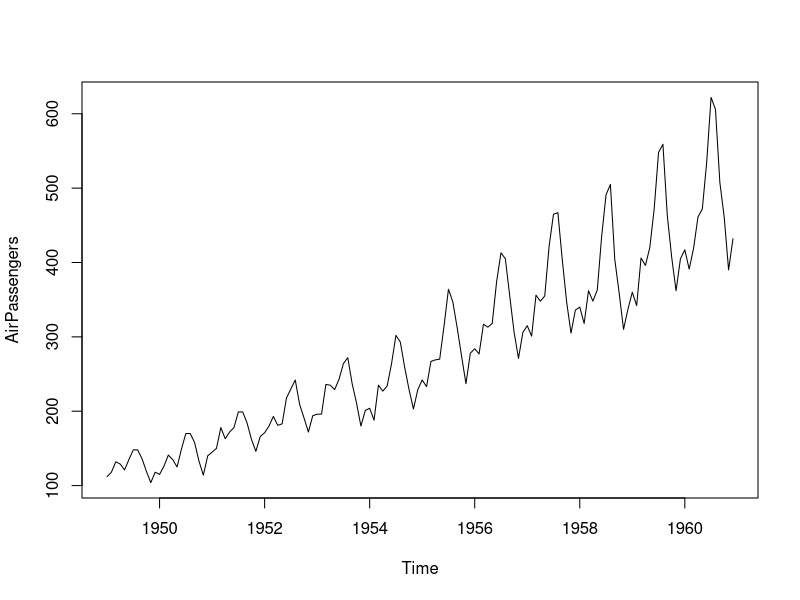
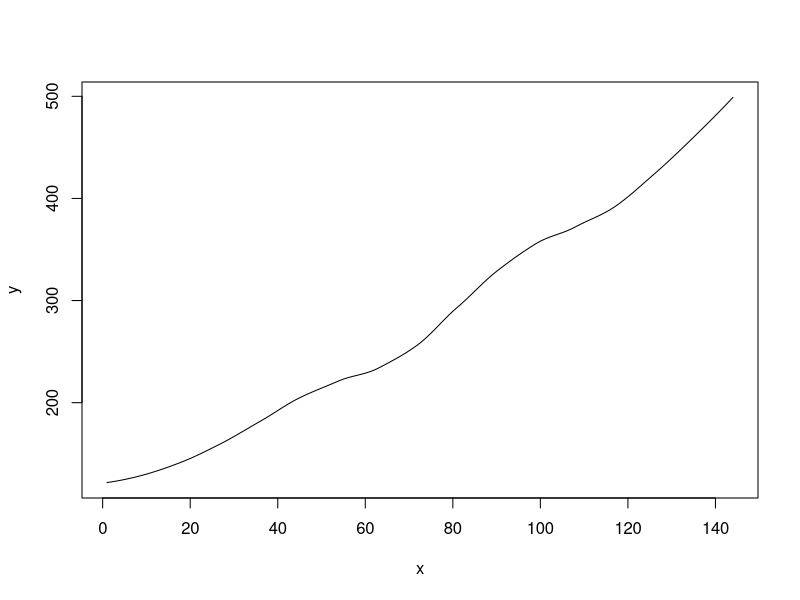

These figures' R source, in order:
## ---- chunk 1
rm(list=ls())
options(scipen=999) # Turn off scientific notation
knitr::opts_chunk$set(echo=FALSE)

# load libraries
library(tidyverse)

# laod data
data("AirPassengers")
## ---- chunk 2
analytic <- data.frame(
  x = 1:length(AirPassengers),
  y = as.vector(AirPassengers)
)

fit <- loess(y ~ x, data=analytic, span=0.40)
## ---- chunk 3
plot(AirPassengers)
## ---- chunk 4
data.frame(
  x = 1:length(AirPassengers),
  y = predict(fit)
) %>% plot(type="l")
## ---- chunk 5
analytic %>%
  mutate(
    `Year` = 1949 + floor((x-1)/12)
  ) %>%
  group_by(Year) %>%
  summarize(
    `Mean Passengers` = mean(y),
    .groups = "drop"
  ) %>% knitr::kable(
    format="pandoc",
    booktabs = TRUE,
    align = 'r',
    digits = 1,
    caption = 'Mean Air Passengers each Year from 1949-1961'
  )
## ---- chunk 6
# suppressMessages(
#   {
#     tbl <- analytic %>%
#       mutate(
#         `Year` = 1949 + floor((x-1)/12)
#       ) %>%
#       group_by(Year) %>%
#       summarize(
#         `Mean Passengers` = mean(y)
#       ) %>% knitr::kable(
#         format="pandoc",
#         booktabs = TRUE,
#         align = 'r',
#         digits = 1,
#         caption = 'Mean Air Passengers each Year from 1949-1961'
#       )
#     
#     b <- 1
#   }
# )
# 
#  suppressWarnings(print(tbl))
